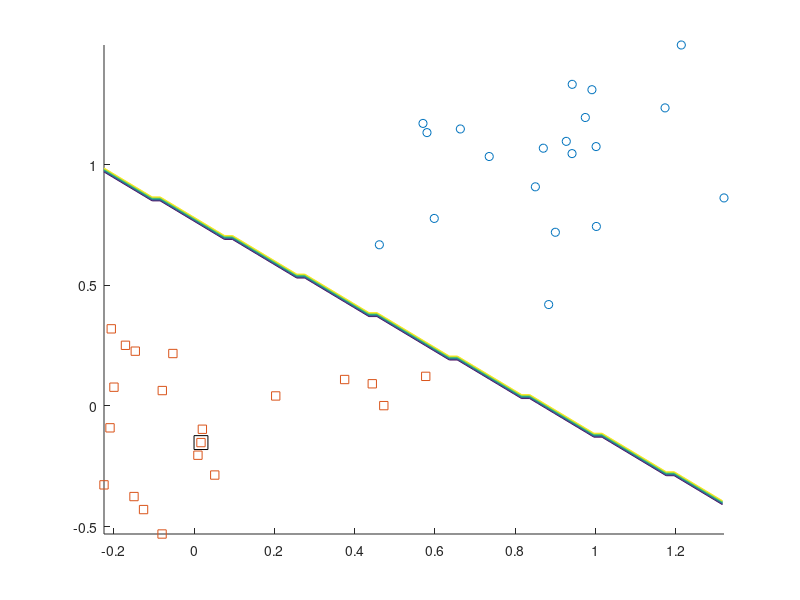

The MATLAB script that drew this image:
% Demo of the linear Perceptron
% Author: Andreas Krause (ETHZ)

clf; clear;

use_std = .3; % inject noise

% prepare data
gridsize = .02;
npc = 20;  % number of points per class
n = 2*npc;
X(1:npc,:)=randn(npc,2)*use_std+1;
Y(1:npc)=1;
X((npc+1):n,:)=randn(npc,2)*use_std;
Y((npc+1):n)=-1;
minX = min(X(:,1)); maxX = max(X(:,1));
minY = min(X(:,2)); maxY = max(X(:,2));

w = rand(3,1); %coefficients
niter = 50;
for i = 1:niter
    % predict discriminant for plotting
    [Xg,Yg] = meshgrid(minX:gridsize:maxX,minY:gridsize:maxY);
    fval = sign([Xg(:) Yg(:) ones(length(Xg(:)),1)]*w);

    j = randi(n,1); %pick random data point
    ypred = sign([X(j,:),1]*w); %predict label
    
    % some plotting
    clf
    axis([minX maxX minY maxY])
    hold on
    plot(X(1:npc,1),X(1:npc,2),'o');
    plot(X((npc+1):n,1),X((npc+1):n,2),'s');
    contour(Xg,Yg,reshape(fval,size(Xg)));
    plot(X(j,1),X(j,2),'ks','markersize',10);
    hold off
    pause
    
    if ypred~=Y(j) % incorrect prediction
        w = w+Y(j)*[X(j,:),1]'; % gradient step, learning rate = 1
    end
    
end